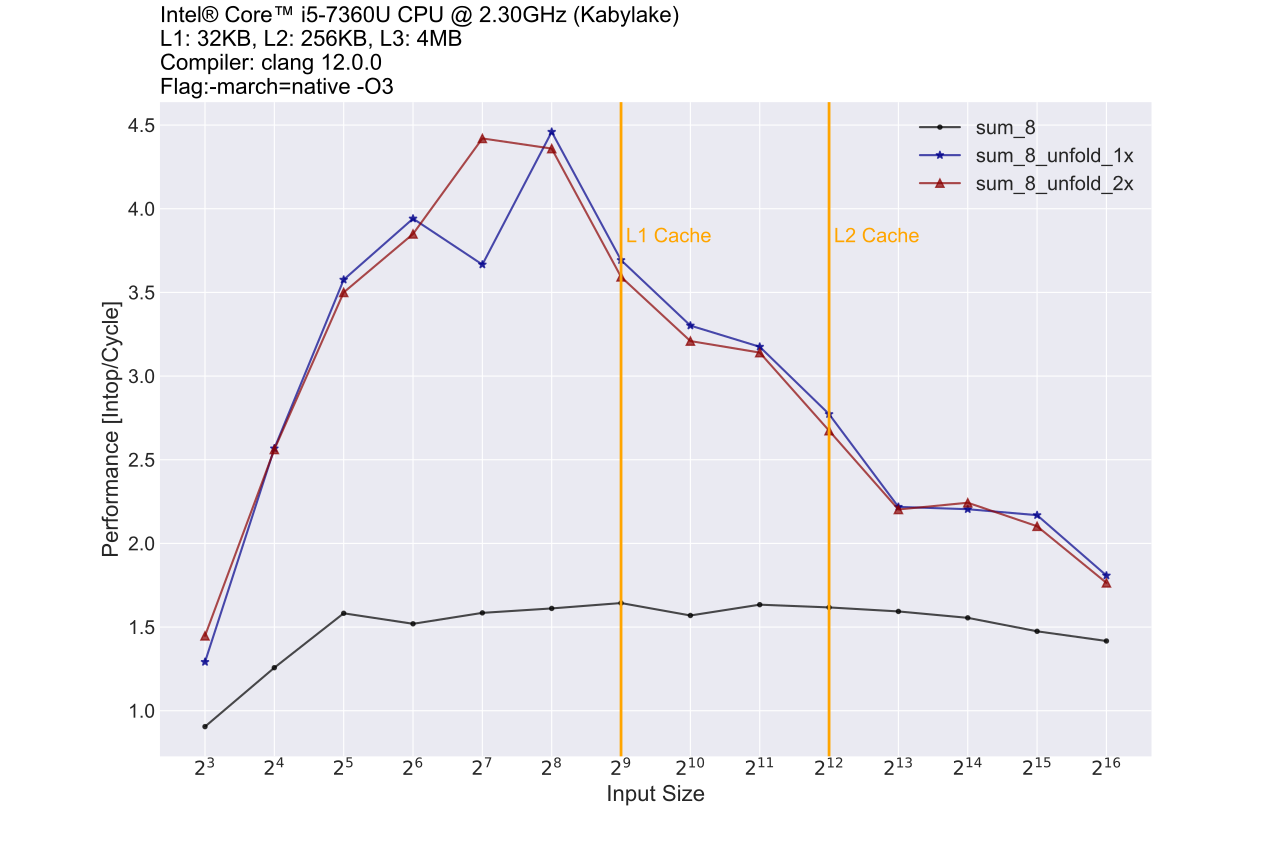

Python code for this plot:
import matplotlib.pyplot as plt

def load_data(filename):
    data_x = []
    data_y1 = []
    data_y2 = []
    data_y3 = []
    with open(filename, 'r') as fi:
        for line in fi.readlines():
            x, _, _, cycle1, _, _, cycle2, cycle3 = line.strip().split()
            intop = 10 * int(x)
            data_x.append(int(x))
            data_y1.append(intop / float(cycle1))
            data_y2.append(intop / float(cycle2))
            data_y3.append(intop / float(cycle3))
    return data_x, data_y1, data_y2, data_y3

if __name__ == '__main__':
    data_x, data_y1, data_y2, data_y3 = load_data('timing_add_2.data')

    plt.style.use('seaborn-darkgrid')
    plt.figure(figsize=(12.8, 8.5))
    line_mul1, = plt.plot(data_x, data_y1, marker='.', color='black', linewidth=1.5, alpha=0.7, label='sum_8')
    line_mul2, = plt.plot(data_x, data_y2, marker='*', color='darkblue', linewidth=1.5, alpha=0.7, label='sum_8_unfold_1x')
    line_mul3, = plt.plot(data_x, data_y3, marker='^', color='darkred', linewidth=1.5, alpha=0.7, label='sum_8_unfold_2x')
    # line_mul4, = plt.plot(data_x, data_y4, marker='s', color='darkorange', linewidth=1.5, alpha=0.7, label='sum_12')
    # line_mul5, = plt.plot(data_x, data_y5, marker='8', color='cyan', linewidth=1.5, alpha=0.7, label='sum_16')
    # line_mul6, = plt.plot(data_x, data_y8, marker='v', color='pink', linewidth=1.5, alpha=0.7, label='sum_5_unfold_1x')
    # line_mul7, = plt.plot(data_x, data_y9, marker='2', color='tan', linewidth=1.5, alpha=0.7, label='sum_5_unfold_2x')
    # line_mul8, = plt.plot(data_x, data_y8, marker='X', color='darkviolet', linewidth=1.5, alpha=0.7, label='mul_fix_precision_12x_unfold')
    # line_mul9, = plt.plot(data_x, data_y9, marker='H', color='yellow', linewidth=1.5, alpha=0.7, label='mul_fix_precision_16x_unfold')
    plt.legend(handles=[line_mul1, line_mul2, line_mul3], fontsize='x-large')

    plt.xscale("log")
    # plt.yscale("log")
    plt.xticks(data_x, [r'$2^{' + str(i) + r'}$' for i in range(3, 17)], fontsize=14)
    plt.yticks(fontsize=14)

    plt.axvline(x=512, linewidth=2, color='orange')
    plt.text(512*1.05, 3.8, 'L1 Cache', color='orange', fontsize='x-large')
    plt.axvline(x=4096, linewidth=2, color='orange')
    plt.text(4096*1.05, 3.8, 'L2 Cache', color='orange', fontsize='x-large')

    plt.title("Intel® Core™ i5-7360U CPU @ 2.30GHz (Kabylake)\nL1: 32KB, L2: 256KB, L3: 4MB\nCompiler: clang 12.0.0\nFlag:-march=native -O3", loc='left', fontsize=16, fontweight=1, color='black')
    # plt.title("Intel® Core™ i7-9700K CPU @ 3.60GHz\nL1: 32KB, L2: 256KB, L3: 12MB\nCompiler: gcc 7.5.0", loc='left', fontsize=16, fontweight=1, color='black')
    plt.xlabel("Input Size", fontsize=16)
    plt.ylabel("Performance [Intop/Cycle]", fontsize=16)
    plt.savefig('timing_add_3.pdf')

    # plt.show()
